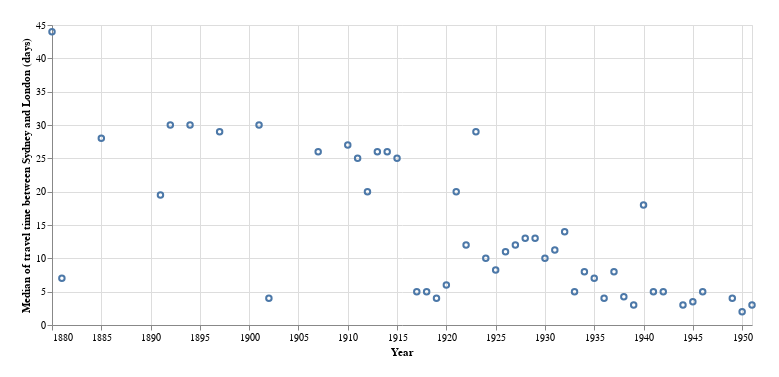

The cell this chart's notebook holds for it:
### Markdown cell above
Here's the median number of travel days per publication year using the filtered dataset.

### Code cell
alt.Chart(filtered_df).mark_point().encode(
    x=alt.X('year(date):T', title='Year'),
    y=alt.Y('median(days):Q', title="Median of travel time between Sydney and London (days)"),
    tooltip=[alt.Tooltip('year(date):T', title='Year'), alt.Tooltip('median(days):Q', title='Median (days)')]
).properties(width=700, padding=20)

### Figure 1 — Vega-Lite specification as saved in the notebook (floating-point values rounded to 4 significant figures; data arrays with more than 128 entries replaced by an {"elided": "..."} marker saying what was removed)
{"config": {"view": {"continuousWidth": 400, "continuousHeight": 300}}, "data": {"name": "data-33dbebc8e2bfad44850b6f9c37168ee6"}, "mark": "point", "encoding": {"tooltip": [{"field": "date", "timeUnit": "year", "title": "Year", "type": "temporal"}, {"aggregate": "median", "field": "days", "title": "Median (days)", "type": "quantitative"}], "x": {"field": "date", "timeUnit": "year", "title": "Year", "type": "temporal"}, "y": {"aggregate": "median", "field": "days", "title": "Median of travel time between Sydney and London (days)", "type": "quantitative"}}, "padding": 20, "width": 700, "$schema": "https://vega.github.io/schema/vega-lite/v4.17.0.json", "datasets": {"data-33dbebc8e2bfad44850b6f9c37168ee6": {"elided": "522 records"}}}
